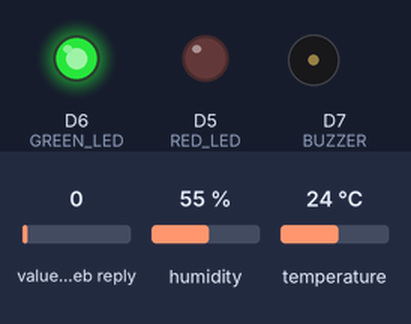
This sketch was run on a simulated ESP8266 (NodeMCU). On the bench: output pins drawn as LEDs (lit = HIGH), buzzer (waves = sounding, pin HIGH). The test bench sets the inputs (shaded band); at power-on: temperature 24 °C, value in the web reply 0, humidity 55 %. WiFi joins after 1.5 s; servers stay silent unless stated; web services answer with replies made up by the test bench; what the sketch prints to the serial monitor is not drawn.

Above: at 2.7 s.
2.8 s: temperature set to 30.4 °C
7.3 s: temperature set to 31.6 °C
At 9.8 s:
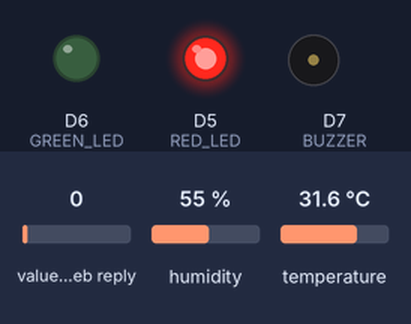
14.1 s: temperature set to 12 °C
At 16.9 s:
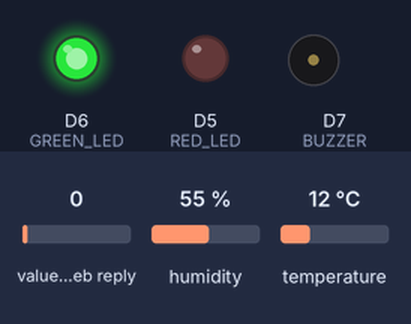
18.6 s: temperature set to 33 °C
At 24.0 s:
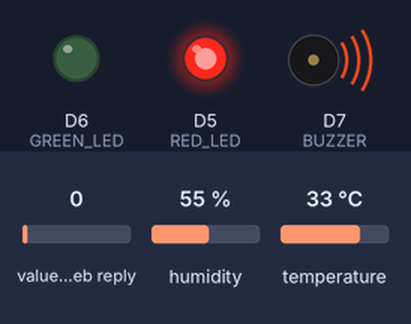
Timing chart, 0 to 25.5 s (numbered marks = the images above; inputs shaded):
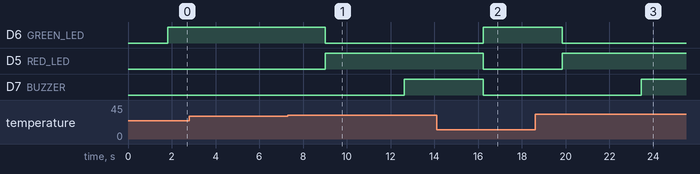

Measured:
- the behaviour switches between 31 and 31.1 °C on temperature (found by bisection; images 0 and 1)
- after the input at 2.8 s, every drawn part: stays the same
- after the input at 7.3 s, D6 (GREEN_LED): HIGH → LOW after 1.7 s; D5 (RED_LED): LOW → HIGH after 1.7 s; D7 (BUZZER): LOW → HIGH after 5.3 s
- after the input at 14.1 s, D6 (GREEN_LED): LOW → HIGH after 2.1 s; D5 (RED_LED), D7 (BUZZER): HIGH → LOW after 2.1 s
- after the input at 18.6 s, D6 (GREEN_LED): HIGH → LOW after 1.2 s; D5 (RED_LED): LOW → HIGH after 1.2 s; D7 (BUZZER): LOW → HIGH after 4.8 s

The sketch:

arduino_code.ino
```cpp
#include <ESP8266WiFi.h>
#include <ThingSpeak.h>
#include <DHT.h>

// -------- WIFI CONFIGURATION --------
const char* ssid = "Akayadav";
const char* password = "0521719akash";

// -------- THINGSPEAK CONFIGURATION --------
unsigned long channelID = 3350215;
const char* writeAPIKey = "UUQ1QX42C5ING1VR";
const char* readAPIKey  = "YOUR_READ_API_KEY";  // Used to read cloud control (manual OFF)

WiFiClient client;

// -------- DHT SENSOR SETUP --------
#define DHTPIN D4
#define DHTTYPE DHT22
DHT dht(DHTPIN, DHTTYPE);

// -------- OUTPUT PINS --------
#define RED_LED D5
#define GREEN_LED D6
#define BUZZER D7

// -------- THRESHOLDS --------
float thresholdTemp = 31.0;       // Temperature limit for alert
float thresholdHumidity = 100.0;  // (Not used currently)

// -------- BUZZER TIMING CONTROL --------
unsigned long buzzerTimer = 0;
bool buzzerState = false;  // Tracks ON/OFF state of buzzer

void setup() {
  Serial.begin(115200);
dht.begin();  // Initialize DHT sensor
// Set output devices
  pinMode(RED_LED, OUTPUT);
  pinMode(GREEN_LED, OUTPUT);
  pinMode(BUZZER, OUTPUT);
// Connect to WiFi
  WiFi.begin(ssid, password);
  while (WiFi.status() != WL_CONNECTED) delay(500);
// Initialize ThingSpeak communication
  ThingSpeak.begin(client);
}
void loop() {
// -------- READ SENSOR DATA --------
  float temp = dht.readTemperature();
  float hum = dht.readHumidity();
int alert = 0;  // Flag to send to cloud
 Serial.println("----- SENSOR DATA -----");
  Serial.print("Temp: "); Serial.println(temp);
  Serial.print("Humidity: "); Serial.println(hum);

  // -------- READ MANUAL CONTROL FROM CLOUD --------
  // Field 4 is used to remotely turn OFF buzzer
  int manualOff = ThingSpeak.readIntField(channelID, 4, readAPIKey);

  // Check if sensor values are valid
  if (!isnan(temp) && !isnan(hum)) {

    // -------- TEMPERATURE CONDITION --------
    if (temp > thresholdTemp) {
      alert = 1;
      digitalWrite(RED_LED, HIGH);   // High temp → Red LED ON
      digitalWrite(GREEN_LED, LOW);
      Serial.println("⚠ HIGH TEMPERATURE!");
    }
    else {
      alert = 0;
      digitalWrite(RED_LED, LOW);
      digitalWrite(GREEN_LED, HIGH); // Normal → Green LED ON
     // Turn OFF buzzer in normal condition
      digitalWrite(BUZZER, LOW);
      buzzerState = false;

      Serial.println("Normal Condition");
    }
// -------- BUZZER CONTROL (WITH TIMER) --------
    // Works only if temp is high AND not manually disabled
    if (temp > thresholdTemp && manualOff == 0) {

      unsigned long currentTime = millis();

      // Buzzer ON/OFF cycling logic
      if (buzzerState) {
        // Keep buzzer ON for 5 seconds
        if (currentTime - buzzerTimer >= 5000) {
          buzzerState = false;
          buzzerTimer = currentTime;
          digitalWrite(BUZZER, LOW);
        }
      } else {
        // Turn buzzer ON every 10 seconds
        if (currentTime - buzzerTimer >= 10000) {
          buzzerState = true;
          buzzerTimer = currentTime;
          digitalWrite(BUZZER, HIGH);
        }
      }
 }
    else {
      // Turn OFF buzzer if temp normal OR manual OFF enabled
      digitalWrite(BUZZER, LOW);
      buzzerState = false;

      if (manualOff == 1)
        Serial.println("🔕 Buzzer OFF from cloud");
    }

    // -------- SEND DATA TO THINGSPEAK --------
    ThingSpeak.setField(1, temp);    // Field 1 → Temperature
    ThingSpeak.setField(2, hum);     // Field 2 → Humidity
    ThingSpeak.setField(3, alert);   // Field 3 → Alert status

    ThingSpeak.writeFields(channelID, writeAPIKey);
  }

  Serial.println("------------------------\n");

  delay(3000);  // Wait before next reading
}
```
